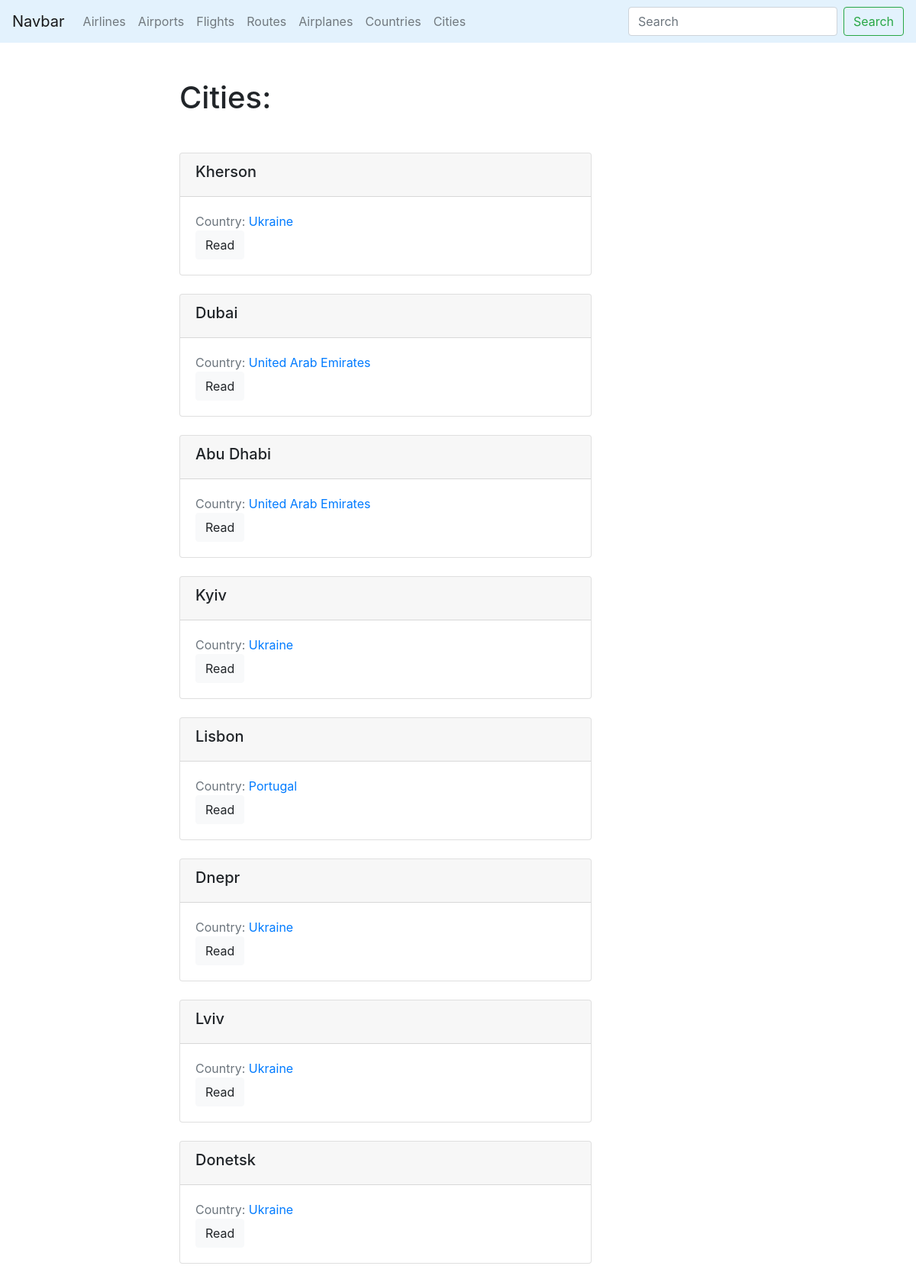
Page /airtickets/cities/ on the earlier database version.
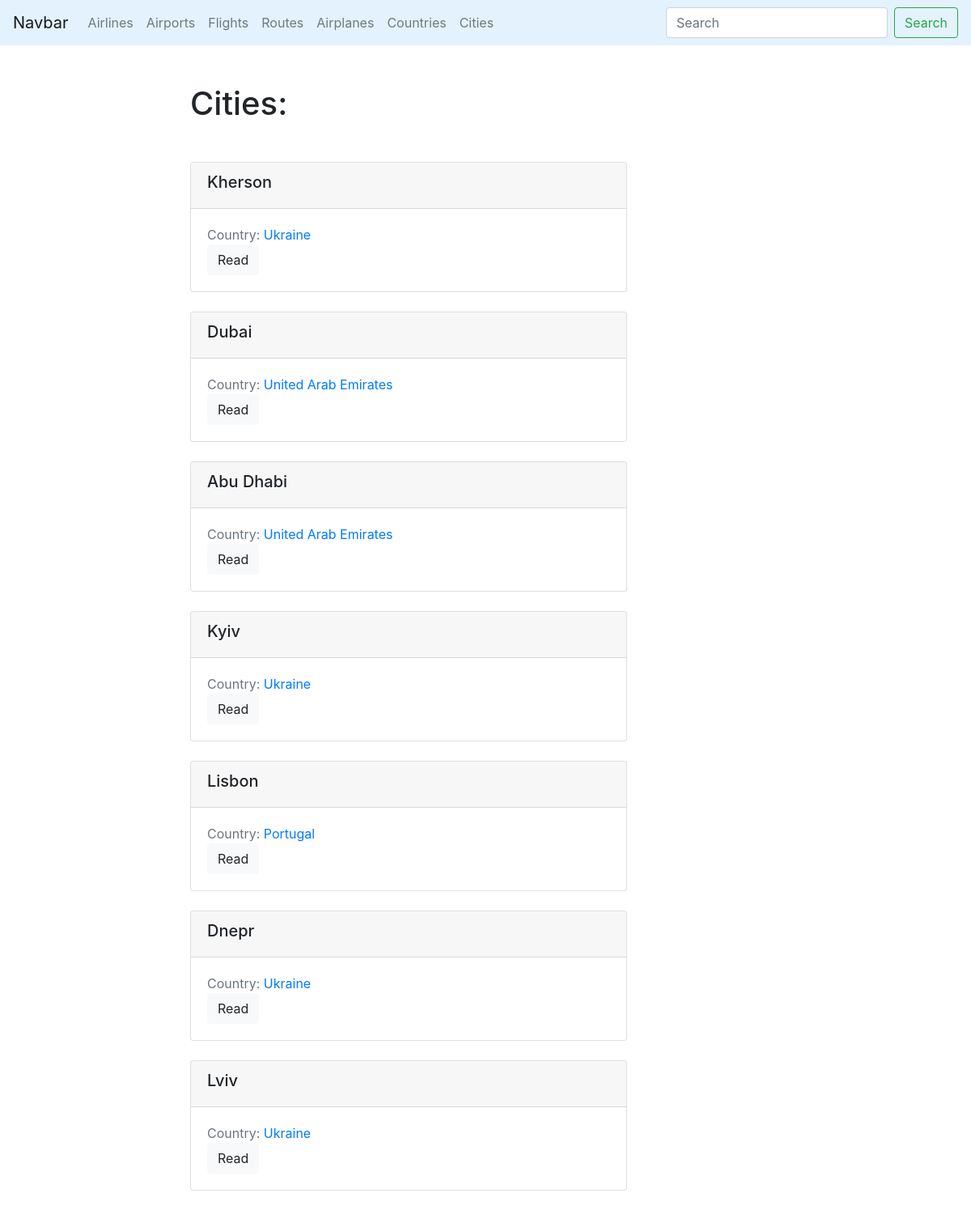
Same page on the later database version.
### airtickets/models.py (models this page shows, shortened)
class City(models.Model):
    name = models.CharField(max_length=50, db_index=True, unique=True)
    slug = models.CharField(max_length=50, unique=True, blank=True)
    country = models.ForeignKey(Country, on_delete=models.CASCADE, related_name='cities')
    def get_absolute_url(self):
        return reverse('city_detail_url', kwargs={'slug': self.slug})

class Country(models.Model):
    name = models.CharField(max_length=50, db_index=True, unique=True)
    slug = models.SlugField(max_length=50, unique=True, blank=True)
    def get_absolute_url(self):
        return reverse('country_detail_url', kwargs={'slug': self.slug})

### airtickets/views.py (the view)
# urls.py: path('cities/', cities_list, name='cities_list_url'),
def cities_list(request):
    cities = City.objects.all()
    return render(request, 'airtickets/cities_list.html', context={'cities': cities})

### airtickets/templates/airtickets/cities_list.html (shortened to what this page needs)
{% extends 'airtickets/base_airtickets.html' %}
{% block content %}
    <h1 class="mb-5">Cities:</h1>
    {% for city in cities %}
        {% include 'airtickets/includes/city_card_template.html' %}
    {% endfor %}
{% endblock %}

### airtickets/templates/airtickets/includes/city_card_template.html
<div class="card mb-4">
    <div class="card-header">
        <h5> {{ city.name }} </h5>
    </div>
    <div class="card-body">
        <div class="text-muted">
            Country: <a href="{{ city.country.get_absolute_url }}">{{ city.country.name }}</a>
        </div>
        <a href="{{ city.get_absolute_url }}" class="btn btn-light">Read</a>
    </div>
</div>

Differences in the rows shown:
removed City: name "Donetsk", country.name "Ukraine"
